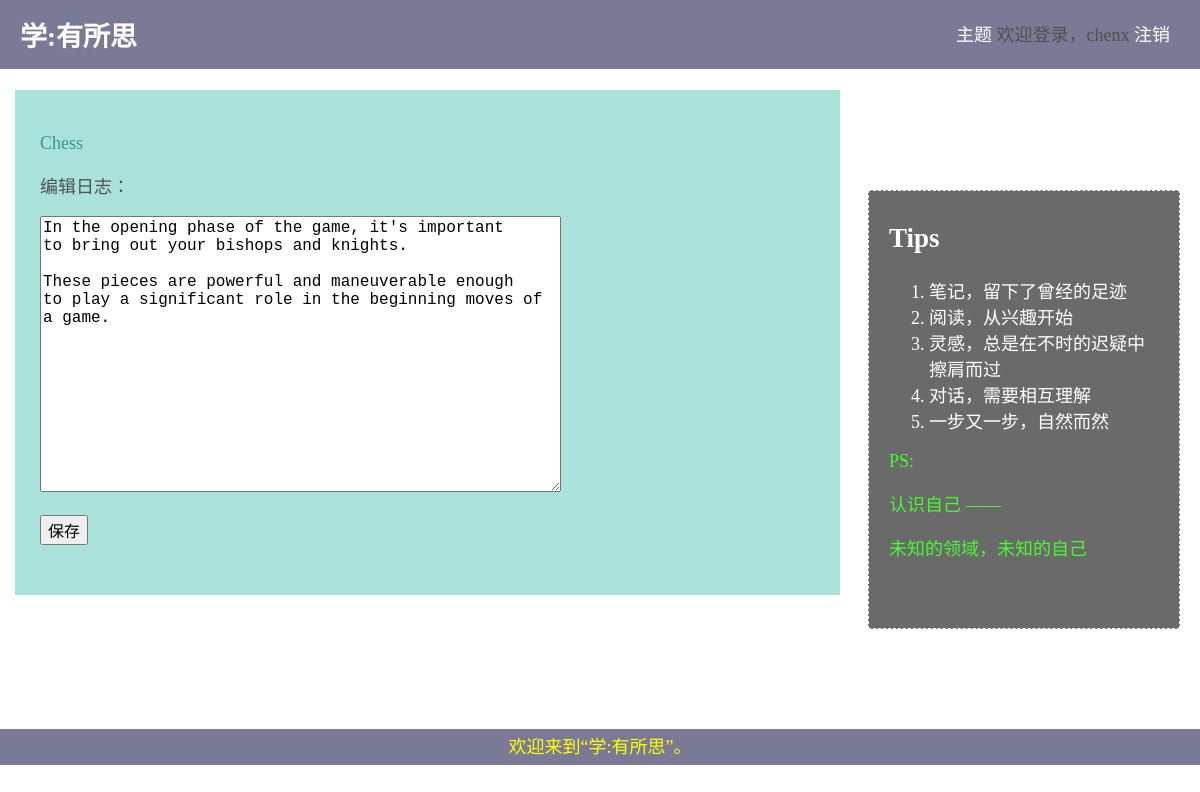
The page /edit_entry/2/ (signed in) on the database its author committed.
### learning_logs/models.py (models this page shows, shortened)
class Topic(models.Model):
    text = models.CharField(max_length=200)
    date_added = models.DateTimeField(auto_now_add=True)
    owner = models.ForeignKey(User, on_delete=models.CASCADE)
    def __str__(self):
        return self.text

class Entry(models.Model):
    topic = models.ForeignKey(Topic, on_delete=models.CASCADE)
    text = models.TextField()
    date_added = models.DateTimeField(auto_now_add=True)
    class Meta:
        verbose_name_plural = 'entries'

### learning_logs/views.py (the view)
# urls.py: path('edit_entry/<int:entry_id>/', views.edit_entry, name='edit_entry'),
@login_required
def edit_entry(request, entry_id):
    entry = Entry.objects.get(id=entry_id)
    topic = entry.topic
    if request.method != "POST":
        form = EntryForm(instance=entry)
    else:
        form = EntryForm(instance=entry, data=request.POST)
        if form.is_valid():
            form.save()
            return redirect(reverse('learning_logs:topic', args=[topic.id]))
    context = {'entry': entry, 'topic': topic, 'form': form}
    return render(request, 'html/edit_entry.html', context)

### learning_logs/forms.py
class EntryForm(forms.ModelForm):
    class Meta:
        model = Entry
        fields = ['text']
        labels = {'text': ''}
        widgets = {'text': forms.Textarea(attrs={'cols': 50, 'rows': 15})}

### learning_logs/html/edit_entry.html (shortened to what this page needs)
{% extends 'html/base.html' %}
{% block content %}
  <p><a href="{% url 'learning_logs:topic' topic.id %}">{{ topic }}</a></p>
  <p>编辑日志：</p>
  <form action="{% url 'learning_logs:edit_entry' entry.id %}" method='post'>
    {{ form.as_p }}
    <button name="submit">保存</button>
  </form>
{% endblock %}

### learning_logs/html/base.html (shortened to what this page needs)
<!DOCTYPE html>
<html>
  <head>
    {% load staticfiles %}
    <link rel='stylesheet' type='text/css' href='/../static/base.css' />
  </head>
  <body>
    <div id='header'>
      <h2>
        <a href="{% url 'learning_logs:index' %}"><strong>学:有所思</strong></a>
      </h2>
      <div class='nav'>
          <a href="{% url 'learning_logs:topics' %}">主题</a>
          {% if user.is_authenticated %}
            欢迎登录，{{ user.username }}
            <a href="{% url 'users:logout' %}">注销</a>
          {% else %}
            <a href="{% url 'users:register' %}">注册</a>
            <a href="{% url 'users:login' %}">登录</a>
          {% endif %}
      </div>
    </div>
    <div id='aside'>
        <h2>Tips</h2>
        <ol>
          <li>笔记，留下了曾经的足迹</li>
          <li>阅读，从兴趣开始</li>
          <li>灵感，总是在不时的迟疑中擦肩而过</li>
          <li>对话，需要相互理解</li>
          <li>一步又一步，自然而然</li>
        </ol>
        <p>PS:</p>
        <p>认识自己 —— </p>
        <p>未知的领域，未知的自己</p>
    </div>
    <div id='section'>
      {% block content %}{% endblock %}
    </div>
    <div id='footer'>
      <p>欢迎来到“学:有所思”。</p>
    </div>
  </body>
</html>

### learning_logs/static/base.css (style rules this page uses)
body { margin: 0px; font-size: 18px; color: rgb(80, 80, 80); background: url('bg.png') no-repeat; }
a { color: rgb(50, 150, 150); text-decoration: none; }
#header a { color:white; }
#header h2 { position: fixed; top: 0px; width: 100%; padding: 15px 20px; margin: 0px; font-family: sans-serif, Arial, 'SimHei'； color: white; background-color: rgb(120, 120, 148, 0.98); }
.nav { position: fixed; top: 0px; right: 0px; width: 300px; padding: 20px 30px 0px 0px; float: right; text-align: right; }
#section { padding: 25px 25px 50px 25px; margin: 90px 360px 60px 15px; background-color: rgb(148, 219, 210, 0.8); }
#aside { font-size: 18px; color: white; background-color:rgb(90, 90, 90, 0.9); width: 270px; padding: 10px 20px 50px 20px; border: white thin dashed; margin: 100px 20px; float: right; }
#aside p { color: rgb(70, 250, 50); }
#footer p { position: static; bottom: 0px; left: 0px; width: 100%; text-align: center; color: yellow; line-height: 2; margin: 0px; background-color: rgb(120, 120, 148, 0.98); clear: right; }
form input,textarea,button { font-size: 16px; }

### rows shown on the page
Topic: text "Chess"
Entry: text "In the opening phase of the game, it's important to bring out your bishops and knights. These pieces are powerful and maneuverable enough to play a significant role in the beginning moves of a game."

### other values the page prints
{{ user.username }} "chenx"
